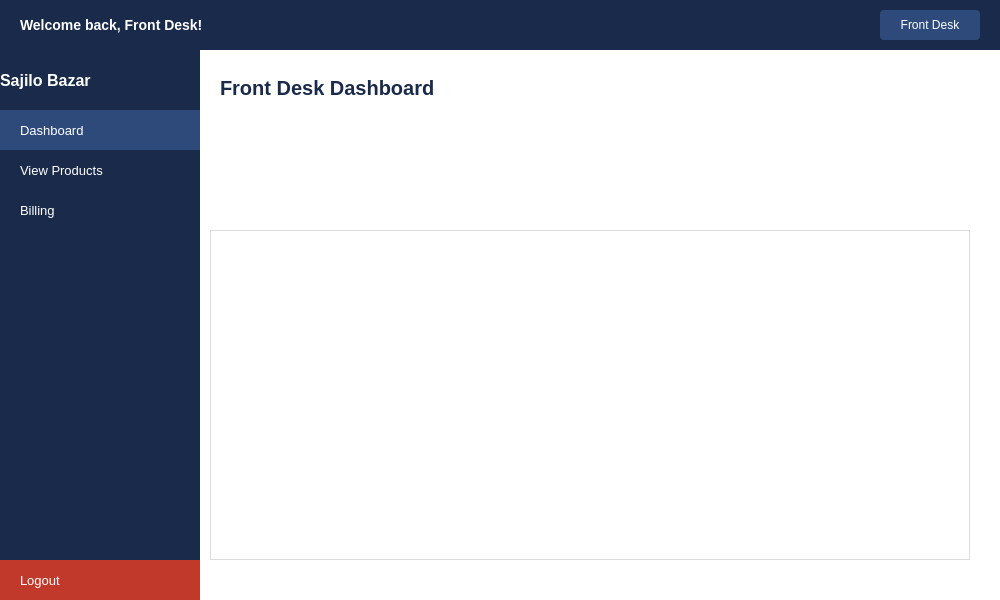
<?xml version="1.0" encoding="UTF-8"?>
<ui version="4.0">
 <class>frontdesk</class>
 <widget class="QMainWindow" name="frontdesk">
  <property name="geometry">
   <rect>
    <x>0</x>
    <y>0</y>
    <width>1000</width>
    <height>600</height>
   </rect>
  </property>
  <property name="windowTitle">
   <string>Front Desk Dashboard</string>
  </property>
  <widget class="QWidget" name="centralwidget">
   <property name="styleSheet">
    <string notr="true">QWidget { background-color: #f0f0f0; }</string>
   </property>
   <widget class="QFrame" name="topbarFrame">
    <property name="geometry">
     <rect>
      <x>0</x>
      <y>0</y>
      <width>1000</width>
      <height>50</height>
     </rect>
    </property>
    <property name="styleSheet">
     <string notr="true">QFrame { background-color: #1a2a4a; }</string>
    </property>
    <widget class="QLabel" name="welcomeLabel">
     <property name="geometry">
      <rect>
       <x>20</x>
       <y>10</y>
       <width>300</width>
       <height>30</height>
      </rect>
     </property>
     <property name="styleSheet">
      <string notr="true">QLabel { color: white; font-size: 14px; font-weight: bold; background: transparent; }</string>
     </property>
     <property name="text">
      <string>Welcome back, Front Desk!</string>
     </property>
    </widget>
    <widget class="QPushButton" name="staffBadge">
     <property name="geometry">
      <rect>
       <x>880</x>
       <y>10</y>
       <width>100</width>
       <height>30</height>
      </rect>
     </property>
     <property name="styleSheet">
      <string notr="true">QPushButton { background-color: #2e4a7a; color: white; border-radius: 4px; font-size: 12px; }</string>
     </property>
     <property name="text">
      <string>Front Desk</string>
     </property>
    </widget>
   </widget>
   <widget class="QFrame" name="sidebarFrame">
    <property name="geometry">
     <rect>
      <x>0</x>
      <y>50</y>
      <width>200</width>
      <height>550</height>
     </rect>
    </property>
    <property name="styleSheet">
     <string notr="true">QFrame { background-color: #1a2a4a; }</string>
    </property>
    <widget class="QLabel" name="appNameLabel">
     <property name="geometry">
      <rect>
       <x>0</x>
       <y>10</y>
       <width>200</width>
       <height>40</height>
      </rect>
     </property>
     <property name="styleSheet">
      <string notr="true">QLabel { color: white; font-size: 16px; font-weight: bold; background: transparent; qproperty-alignment: AlignCenter; }</string>
     </property>
     <property name="text">
      <string>Sajilo Bazar</string>
     </property>
    </widget>
    <widget class="QPushButton" name="btnDashboard">
     <property name="geometry">
      <rect>
       <x>0</x>
       <y>60</y>
       <width>200</width>
       <height>40</height>
      </rect>
     </property>
     <property name="styleSheet">
      <string notr="true">QPushButton { background-color: #2e4a7a; color: white; border: none; text-align: left; padding-left: 20px; font-size: 13px; } QPushButton:hover { background-color: #3a5a9a; }</string>
     </property>
     <property name="text">
      <string>Dashboard</string>
     </property>
    </widget>
    <widget class="QPushButton" name="btnViewProducts">
     <property name="geometry">
      <rect>
       <x>0</x>
       <y>100</y>
       <width>200</width>
       <height>40</height>
      </rect>
     </property>
     <property name="styleSheet">
      <string notr="true">QPushButton { background-color: transparent; color: white; border: none; text-align: left; padding-left: 20px; font-size: 13px; } QPushButton:hover { background-color: #2e4a7a; }</string>
     </property>
     <property name="text">
      <string>View Products</string>
     </property>
    </widget>
    <widget class="QPushButton" name="btnBilling">
     <property name="geometry">
      <rect>
       <x>0</x>
       <y>140</y>
       <width>200</width>
       <height>40</height>
      </rect>
     </property>
     <property name="styleSheet">
      <string notr="true">QPushButton { background-color: transparent; color: white; border: none; text-align: left; padding-left: 20px; font-size: 13px; } QPushButton:hover { background-color: #2e4a7a; }</string>
     </property>
     <property name="text">
      <string>Billing</string>
     </property>
    </widget>
    <widget class="QPushButton" name="btnLogout">
     <property name="geometry">
      <rect>
       <x>0</x>
       <y>510</y>
       <width>200</width>
       <height>40</height>
      </rect>
     </property>
     <property name="styleSheet">
      <string notr="true">QPushButton { background-color: #c0392b; color: white; border: none; text-align: left; padding-left: 20px; font-size: 13px; } QPushButton:hover { background-color: #e74c3c; }</string>
     </property>
     <property name="text">
      <string>Logout</string>
     </property>
    </widget>
   </widget>
   <widget class="QFrame" name="mainFrame">
    <property name="geometry">
     <rect>
      <x>200</x>
      <y>50</y>
      <width>800</width>
      <height>550</height>
     </rect>
    </property>
    <property name="styleSheet">
     <string notr="true">QFrame { background-color: #ffffff; }</string>
    </property>
    <widget class="QLabel" name="titleLabel">
     <property name="geometry">
      <rect>
       <x>20</x>
       <y>20</y>
       <width>400</width>
       <height>35</height>
      </rect>
     </property>
     <property name="styleSheet">
      <string notr="true">QLabel { color: #1a2a4a; font-size: 20px; font-weight: bold; background: transparent; }</string>
     </property>
     <property name="text">
      <string>Front Desk Dashboard</string>
     </property>
    </widget>
    <widget class="QTableWidget" name="productTable">
     <property name="geometry">
      <rect>
       <x>10</x>
       <y>180</y>
       <width>760</width>
       <height>330</height>
      </rect>
     </property>
     <property name="styleSheet">
      <string notr="true">QTableWidget { border: 1px solid #dddddd; gridline-color: #eeeeee; font-size: 13px; } QHeaderView::section { background-color: #1a2a4a; color: white; padding: 6px; font-weight: bold; }</string>
     </property>
    </widget>
   </widget>
  </widget>
 </widget>
 <resources/>
 <connections/>
</ui>
